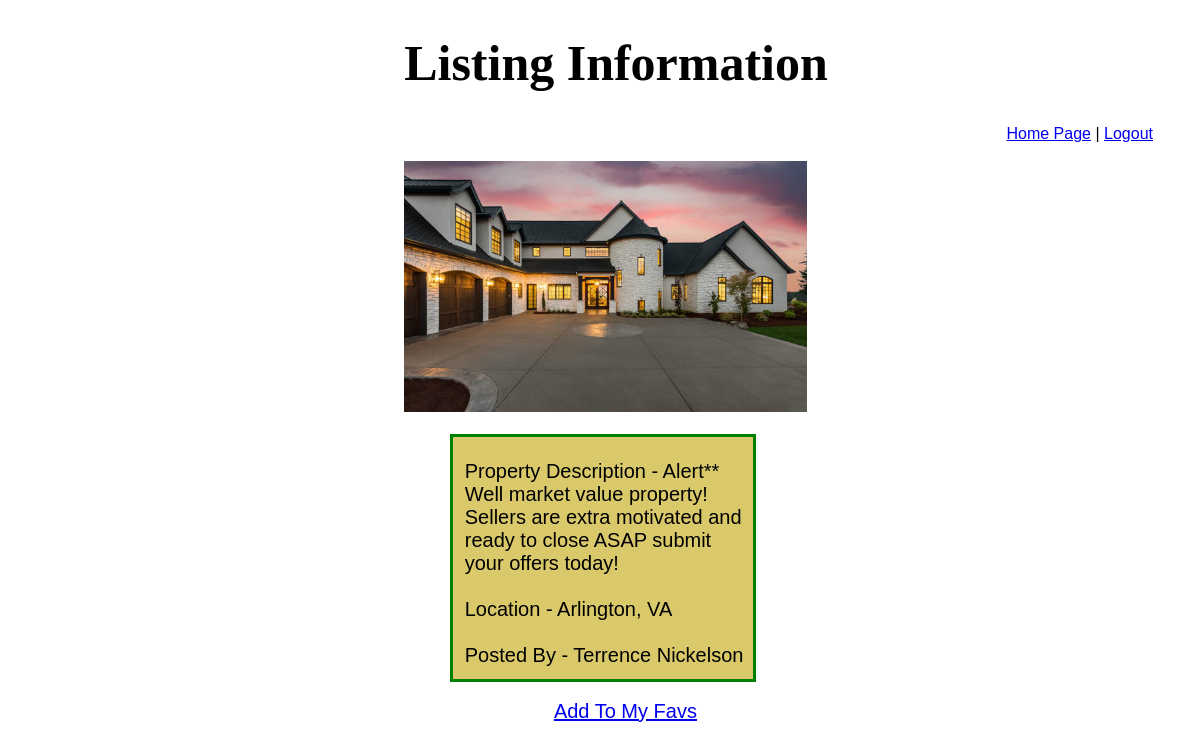
The page /showprop/21 (signed in) on the database its author committed.
### myapp/models.py (models this page shows)
class Book(models.Model):
    title= models.CharField(max_length=255)
    location = models.CharField( max_length=255)
    description = models.TextField(max_length=300)
    price = models.CharField(default=0, max_length=255)
    bedrooms = models.IntegerField(default=0, validators=[MaxValueValidator(50),MinValueValidator(1)])
    bathrooms = models.IntegerField(default=0, validators=[MaxValueValidator(50),MinValueValidator(1)])
    sqft = models.CharField(default=0, max_length=150)
    poster = models.ForeignKey(User, related_name="books", on_delete=models.CASCADE, null=True)
    fav_books = models.ManyToManyField (User, related_name="saved_books")
    cover = models.ImageField(upload_to= 'books/covers/', null=True, blank=True)
    objects = PropManager()

class User(models.Model):
    firstname = models.CharField(max_length=255)
    lastname = models.CharField(max_length=255)
    email = models.CharField(max_length=255)
    password = models.CharField(max_length=255)
    created_at = models.DateTimeField(auto_now_add=True)
    updated_at = models.DateTimeField(auto_now=True)
    objects = UserManager()

### myapp/views.py (the view)
# urls.py: path('showprop/<int:prop_id>', views.showprop),
def showprop(request, prop_id):
    home = Book.objects.get(id = prop_id)
    user = User.objects.get(id = request.session['id'])
    context = {
        "home": home,
        "loggedinuser":user,
    }
    return render(request, "view.html", context)

### myapp/templates/view.html (shortened to what this page needs)
<!DOCTYPE html>
<html lang="en">
<head>
</head>
<body>
    <h1> Listing Information </h1>
        <div class="log">
            <a href="/books">Home Page</a> | <a href="/">Logout</a>
        </div>
        <br>
        <br>
        <img src="{{ home.cover.url }}" alt="{{ book.title }}" style="width:35%;"><br>
        <br>
        <div class= "des">
            <br>
            Property Description -
            {{home.description}}<br>
            <br>
            Location - {{home.location}}<br>
            <br>
            Posted By - {{home.poster.firstname}} {{home.poster.lastname}}<br>
        </div>
        <br>
        <div class="fav">
            <a href="/addfaves/{{home.id}}">Add To My Favs</a>
        </div>
</body>
</html>

### myapp/templates/view.html (style rules this page uses)
.des { padding-left:1%; padding-bottom:1%; font-size: 20px; border: solid 3px green; width: 25%; float:center; margin-left: 37%; background-color: rgb(218, 201, 106); }
.log { float:right; padding-right: 2%; }
body { background-image: url(https://images.pexels.com/photos/628281/pexels-photo-628281.jpeg?auto=compress&cs=tinysrgb&dpr=2&h=750&w=1260); background-attachment:fixed; font-family:'Franklin Gothic Medium', 'Arial Narrow', Arial, sans-serif; margin: 2%; color: rgb(0, 0, 0); }
h1 { Padding-left:33%; font-size: 50px; font-family:Georgia, 'Times New Roman', Times, serif }
img { padding-left: 33%; }
.fav { padding-left: 46%; font-size: 20px; }

### rows shown on the page
Book: cover (picture), description "Alert** Well market value property! Sellers are extra motivated and ready to close ASAP submit your offers today!", location "Arlington, VA", poster.firstname "Terrence", poster.lastname "Nickelson"
